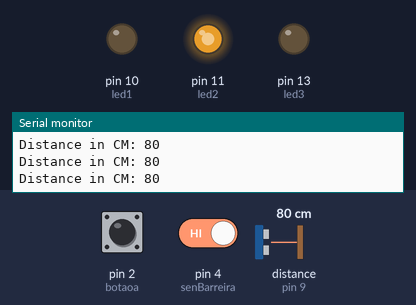
The sketch below on a simulated Arduino Uno, built with avr-gcc and run on an emulated ATmega328P. On the bench: output pins drawn as LEDs (lit = HIGH), the last lines printed to the serial monitor. The test bench sets the inputs (shaded band); at power-on: distance to the obstacle (sensor on pin 9) 80 cm, pin 4 (senBarreira) HIGH, pin 2 (botaoa) HIGH.

Above: at 1.2 s.
1.3 s: distance to the obstacle (sensor on pin 9) set to 2 cm
At 2.5 s:
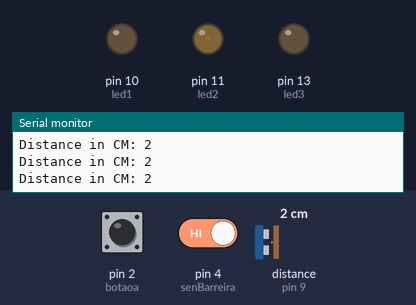
2.8 s: pin 4 (senBarreira) driven LOW
At 3.1 s:
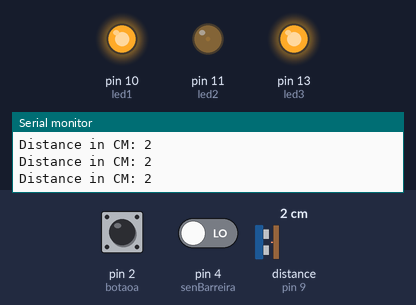
4.3 s: distance to the obstacle (sensor on pin 9) set to 35 cm
At 5.1 s:
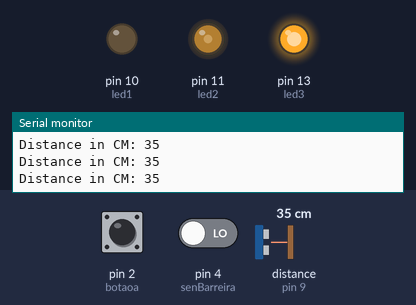
5.8 s: distance to the obstacle (sensor on pin 9) set to 60 cm
At 6.2 s:
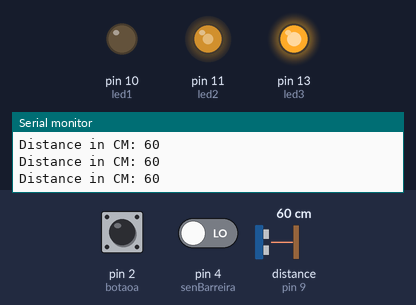
7.3 s: distance to the obstacle (sensor on pin 9) set to 120 cm
At 8.5 s:
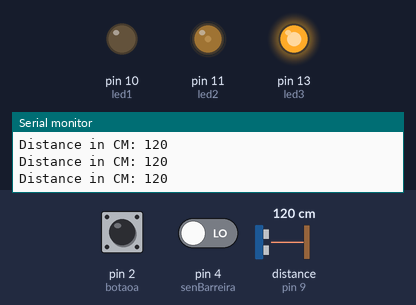
8.8 s: distance to the obstacle (sensor on pin 9) set to 299 cm
At 9.9 s:
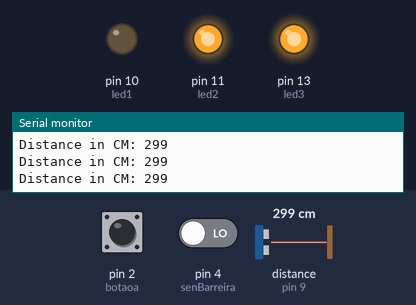
Timing chart, 0 to 11.3 s (numbered marks = the images above; inputs shaded):
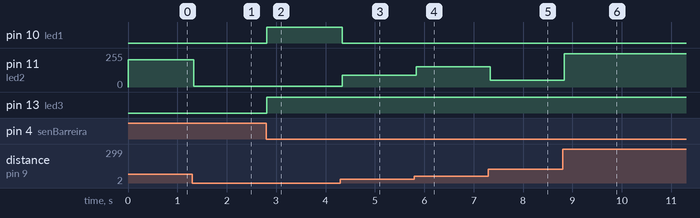

Measured:
- after the input at 1.3 s, pin 11 (led2): 204/255 → 5/255 at once
- after the input at 2.8 s, pin 10 (led1), pin 13 (led3): LOW → HIGH at once
- after the input at 4.3 s, pin 10 (led1): HIGH → LOW at once; pin 11 (led2): 5/255 → 89/255 at once
- after the input at 5.8 s, pin 11 (led2): 89/255 → 153/255 at once
- after the input at 7.3 s, pin 11 (led2): 153/255 → 50/255 at once
- after the input at 8.8 s, pin 11 (led2): 50/255 → 250/255 at once

The sketch:

1led_com_sensor_barreira_e_sensor_ultrassonico.ino
```cpp
#include <Ultrasonic.h>
int led1 = 10;
int led2 = 11;
int led3 = 13;
int senBarreira = 4;

Ultrasonic ultrasonic(8, 9);
int distance;
const int botaoa = 2;

void setup() {
  Serial.begin(9600);
  pinMode(led1, OUTPUT);
  pinMode(led2, OUTPUT);
  pinMode(led3, OUTPUT);
  pinMode(botaoa, INPUT_PULLUP);
  attachInterrupt(digitalPinToInterrupt(botaoa), desliga, CHANGE);
}

void loop() {
  // Pass INC as a parameter to get the distance in inches
  distance = ultrasonic.read();
  int pwmled2 = map(distance, 0, 100, 0, 255);
  Serial.print("Distance in CM: ");
  Serial.println(distance);
  int leitura = digitalRead(senBarreira);

  if (distance < 20 && leitura == 0) {
    digitalWrite(led1, 1);
  } else {
    digitalWrite(led1, 0);
  }
  analogWrite(led2, pwmled2);

  if (leitura == 0) {
    digitalWrite(led3, 1);
  }
}
void desliga() {
  digitalWrite(led3, 0);
}
```
